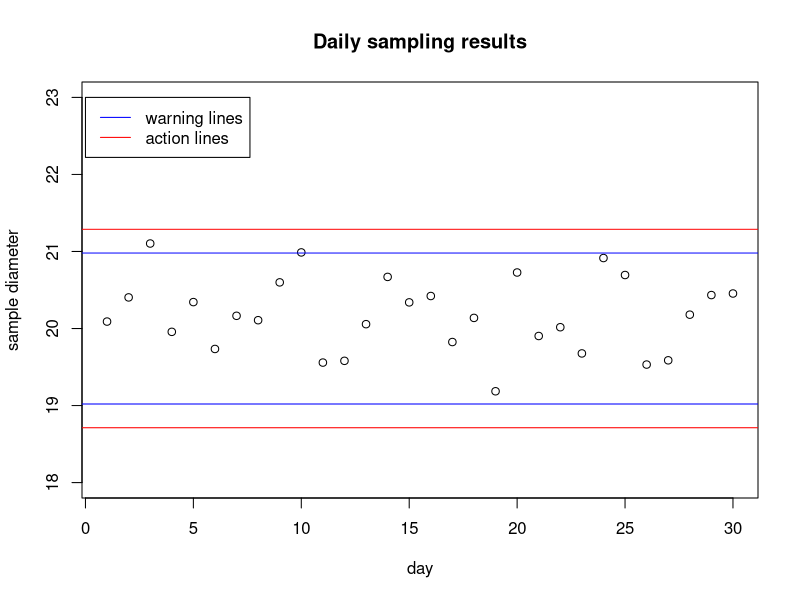
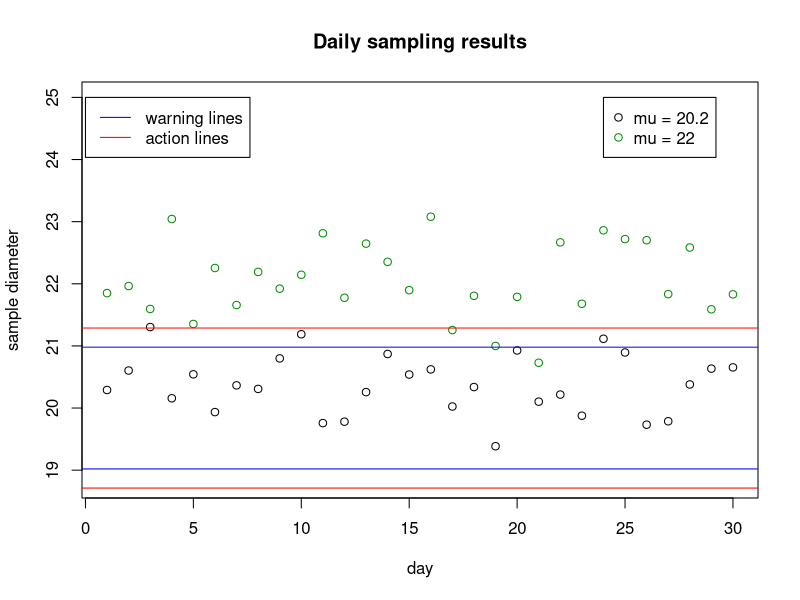
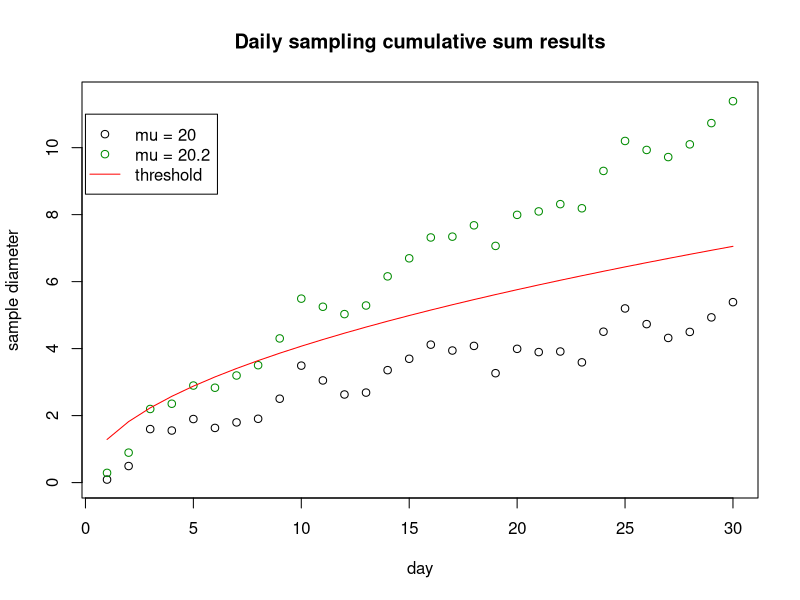

Write the R code that produced these figures, in order.
## ---- chunk 1
knitr::opts_chunk$set(echo = TRUE)
## ---- chunk 2
library(tidyverse)
## ---- chunk 3
set.seed(46375058)
#generate random samples
data1 <- rnorm(30, 20, sqrt(0.25))
#warning lines
warn <- qnorm(c(0.025, 0.975), 20, sqrt(0.25))
#action lines
act <- qnorm(c(0.005, 0.995), 20, sqrt(0.25))

#plot data points
plot(x = 1:30, y = data1, main = "Daily sampling results",
     xlab = "day", ylab = "sample diameter", ylim = c(18, 23))

#plot warning and action lines
abline(h = warn, col = "blue")
abline(h = act, col = "red")
#create legend
legend(x = 0, y = 23, legend = c("warning lines", "action lines"), 
       col = c("blue", "red"), lty = 1)
## ---- chunk 4
set.seed(46375058)
#generate random samples
data2.i <- rnorm(30, 20.2, sqrt(0.25))
data2.ii <- rnorm(30, 22, sqrt(0.25))

#plot data points
plot(x = 1:30, y = data2.i, main = "Daily sampling results",
     xlab = "day", ylab = "sample diameter", ylim = c(18.8, 25))
points(x = 1:30, y = data2.ii, col = "green4")

#plot warning and action lines
abline(h = warn, col = "blue")
abline(h = act, col = "red")
#create legend
legend(x = 0, y = 25, legend = c("warning lines", "action lines"), 
       col = c("blue", "red"), lty = 1)
legend(x = 24, y = 25, legend = c("mu = 20.2", "mu = 22"), 
       col = c("black", "green4"), pch = 1)
## ---- chunk 5
c0 <- pnorm(20 + qnorm(0.995)*sqrt(0.25), 20.2, sqrt(0.25)) - pnorm(20 - qnorm(0.995)*sqrt(0.25), 20.2, sqrt(0.25))
## ---- chunk 6
c1 <- pnorm(20 + qnorm(0.995)*sqrt(0.25), 22, sqrt(0.25)) - pnorm(20 - qnorm(0.995)*sqrt(0.25), 22, sqrt(0.25))
## ---- chunk 7
#compute thresholds
thr <- sqrt(1:30) * sqrt(0.25) * qnorm(0.995)

#compute cumulative sums
cs_d1 <- cumsum(data1 - 20)
cs_d2i <- cumsum(data2.i - 20)

#plot points
plot(1:30, cs_d1, main = "Daily sampling cumulative sum results",
     xlab = "day", ylab = "sample diameter", ylim = c(0, 11.5))
points(x = 1:30, y = cs_d2i, col = "green4")
#plot threshold
lines(1:30, thr, col = "red")
lines(1:30, -thr, col = "red")

#create legend
legend(x = 0, y = 11, legend = c("mu = 20", "mu = 20.2", "threshold"), 
       col = c("black", "green4", "red"), lty = c(0, 0, 1), pch = c(1, 1, NA))
